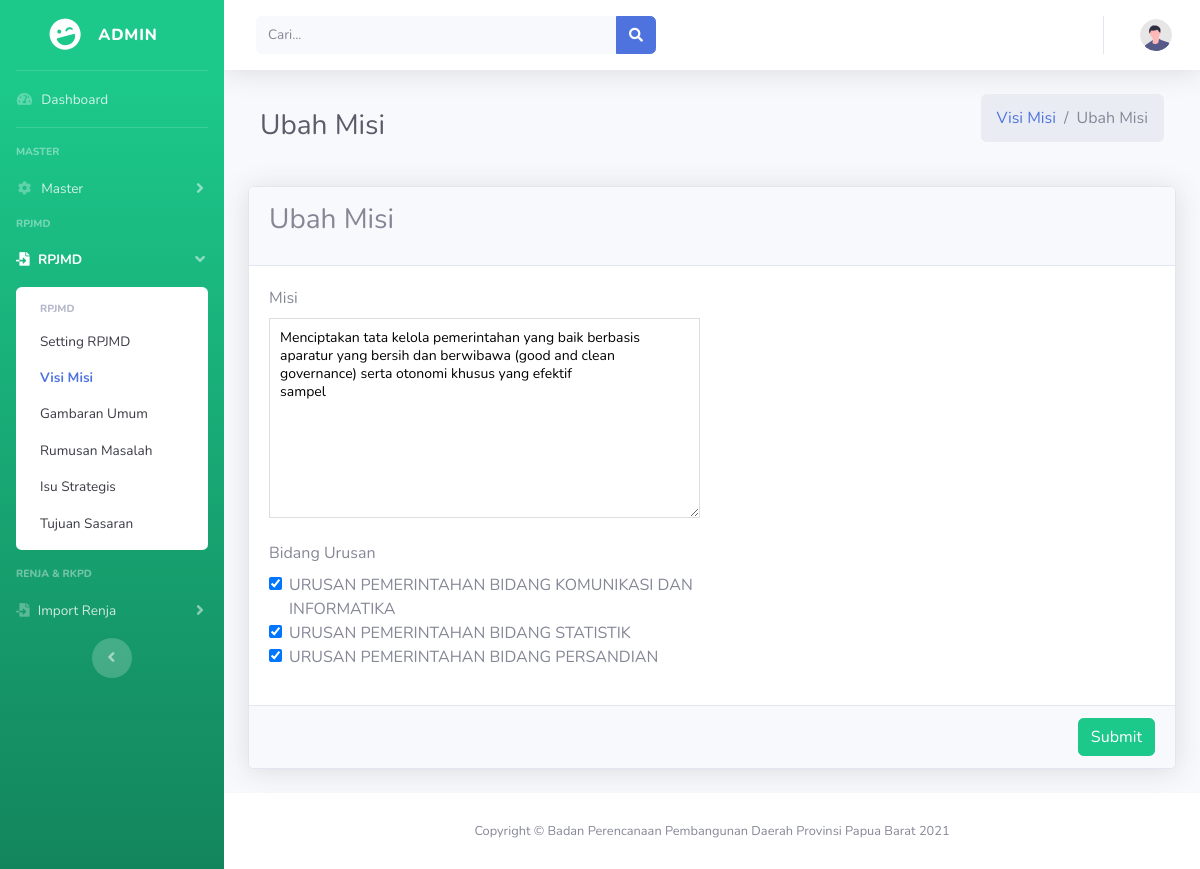
The app's page /admin/rpjmd/visi-misi/ubah-misi/1 with its own data.
### tables this page shows
CREATE TABLE `misi` (
  `id_misi` int(11) NOT NULL,
  `misi` text NOT NULL
);

CREATE TABLE `bidang` (
  `id` int(11) NOT NULL,
  `kode_urusan` varchar(3) NOT NULL,
  `kode_bidang` varchar(3) NOT NULL,
  `bidang` text NOT NULL,
  `id_unit_organisasi` int(11) NOT NULL
);

### application/controllers/rpjmdController.php (called while the page is built, shortened)
<?php
class rpjmdController extends CI_Controller {
	public function __construct(){
		$this->load->database();
		$this->load->model('Model_rpjmd');
	}
	public function ubahMisi($id)
	{
		$id_misi	= $id;
		$data['page'] = 'visi-misi';
		$data['misi'] = $this->Model_rpjmd->get_where('misi', 'id_misi='.$id_misi)->result();
		$data['bidang_checked'] = $this->Model_rpjmd->get_where('misi_bidang', 'id_misi='.$id_misi)->result();
		$data['bidang_urusan'] = $this->Model_rpjmd->get('bidang')->result();
		$this->load->view('admin/layout/header', $data);
		$this->load->view('admin/rpjmd/ubah/ubah-misi', $data);
		$this->load->view('admin/layout/footer');
	}
}

### index.php (called while the page is built, shortened)
<?php
require_once BASEPATH.'core/CodeIgniter.php';

### application/models/Model_rpjmd.php (called while the page is built, shortened)
<?php
    class Model_rpjmd extends CI_Model{
        function get($table){
            return $this->db->get($table);
        }
        function get_where($table, $where){
            return $this->db->get_where($table, $where);
        }
    }

### application/views/admin/rpjmd/ubah/ubah-misi.php (the view, shortened to what this page needs)
<div class="container-fluid">
	<div class="d-sm-flex align-items-center justify-content-between mb-4">
		<div class="col-sm-6 mb-1">
			<h1 class="h3 mb-0 text-gray-800">Ubah Misi</h1>
		</div>
		<div class="col-sm-6 mb-1">
			<ol class="breadcrumb float-sm-right">
				<li class="breadcrumb-item"><a href="<?= base_url('admin/rpjmd/setting-rpjmd')?>">Visi Misi</a>
				</li>
				<li class="breadcrumb-item active">Ubah Misi</li>
			</ol>
		</div>
	</div>
	<div class="card shadow mb-4">
		<div class="card-header py-3">
			<h3 class="card-title">Ubah Misi</h3>
		</div>
        <?php
			foreach($misi as $m): ?>
		<form action="<?= base_url('admin/rpjmd/visi-misi/simpan-ubah-misi/'); echo $m->id_misi; ?>" role="form" method="POST">
			<div class="card-body">
				<div class="row">
                    <div class="col-md-6">
						<div class="form-group">
							<label for="misi">Misi</label>
							<textarea id="misi" name="misi" class="textarea" placeholder="Masukkan Visi" style="width: 100%; height: 200px; font-size: 14px; line-height: 18px; border: 1px solid #dddddd; padding: 10px;" required><?php echo $m->misi; ?>
							</textarea>
						</div>
						<div class="form-group">
							<label>Bidang Urusan</label>
                            <?php
							$i=0;
							foreach($bidang_urusan as $bu):
                                foreach($bidang_checked as $bc):
									if($bc->id_bidang == $bu->id):
										$i++;
									endif;
								endforeach;
								if($i > 0):
								 ?>
								 <div class="form-check">
                                    <input class="form-check-input" type="checkbox" value="<?php echo $bu->id; ?>" id="bidang" name="bidang[]" checked>
                                    <label class="form-check-label">
                                    <?php echo $bu->bidang; ?>
                                	</label>
								</div>
								<?php endif; ?>
                            <?php
                            endforeach; ?>
						</div>
					</div>
				</div>
			</div>
			<div class="card-footer text-right">
				<button type="submit" class="btn btn-success">Submit</button>
			</div>
		</form>
        <?php endforeach; ?>
	</div>

### records on screen
misi: misi "Menciptakan tata kelola pemerintahan yang baik berbasis aparatur yang bersih dan berwibawa (good and clean governance) serta otonomi khusus yang efektif sampel"
bidang: bidang "URUSAN PEMERINTAHAN BIDANG KOMUNIKASI DAN INFORMATIKA"
bidang: bidang "URUSAN PEMERINTAHAN BIDANG STATISTIK"
bidang: bidang "URUSAN PEMERINTAHAN BIDANG PERSANDIAN"
